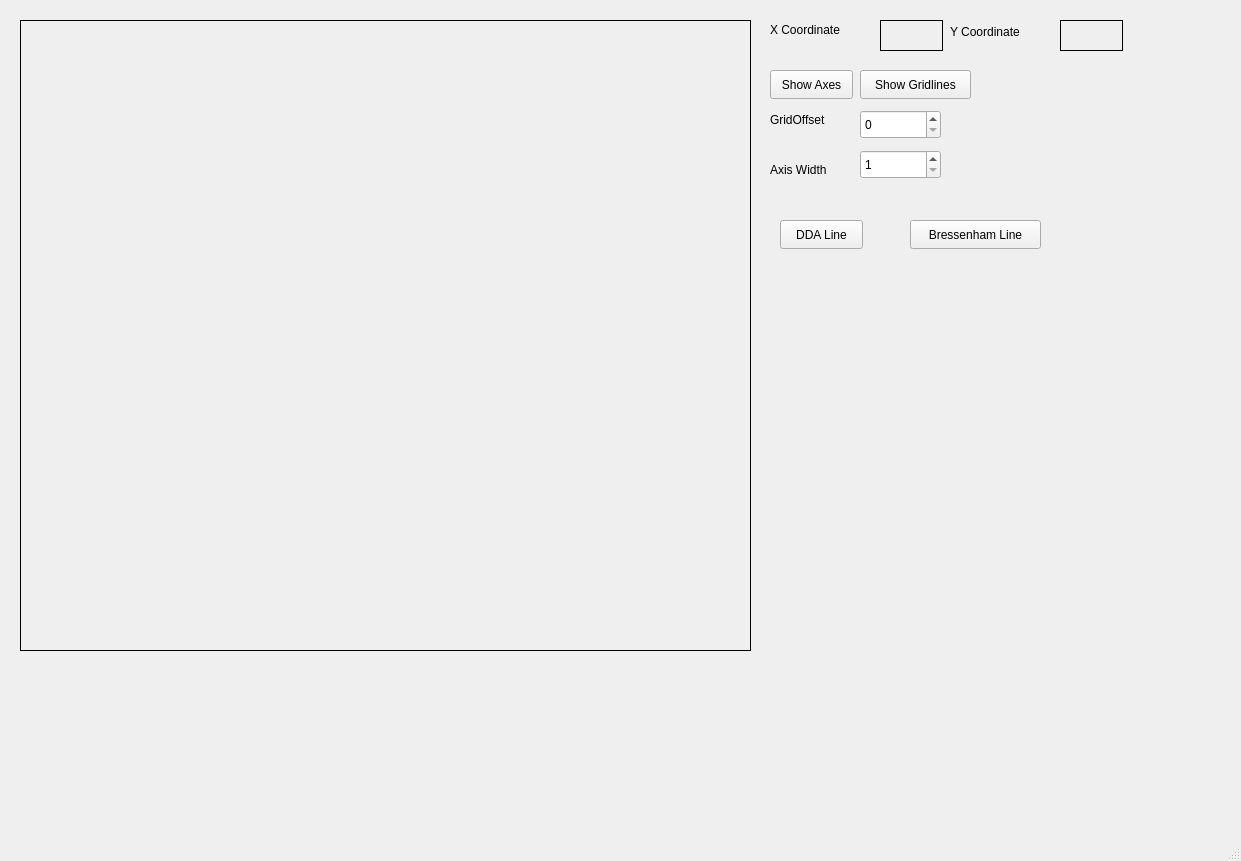
<?xml version="1.0" encoding="UTF-8"?>
<ui version="4.0">
 <class>MainWindow</class>
 <widget class="QMainWindow" name="MainWindow">
  <property name="geometry">
   <rect>
    <x>0</x>
    <y>0</y>
    <width>1241</width>
    <height>861</height>
   </rect>
  </property>
  <property name="windowTitle">
   <string>MainWindow</string>
  </property>
  <widget class="QWidget" name="centralwidget">
   <widget class="QLabel" name="workArea">
    <property name="geometry">
     <rect>
      <x>20</x>
      <y>20</y>
      <width>731</width>
      <height>631</height>
     </rect>
    </property>
    <property name="frameShape">
     <enum>QFrame::Shape::Box</enum>
    </property>
    <property name="text">
     <string/>
    </property>
   </widget>
   <widget class="QLabel" name="label">
    <property name="geometry">
     <rect>
      <x>770</x>
      <y>20</y>
      <width>91</width>
      <height>20</height>
     </rect>
    </property>
    <property name="text">
     <string>X Coordinate</string>
    </property>
   </widget>
   <widget class="QLabel" name="label_2">
    <property name="geometry">
     <rect>
      <x>950</x>
      <y>21</y>
      <width>91</width>
      <height>21</height>
     </rect>
    </property>
    <property name="text">
     <string>Y Coordinate</string>
    </property>
   </widget>
   <widget class="QLabel" name="x_coordinate">
    <property name="geometry">
     <rect>
      <x>880</x>
      <y>20</y>
      <width>63</width>
      <height>31</height>
     </rect>
    </property>
    <property name="frameShape">
     <enum>QFrame::Shape::Box</enum>
    </property>
    <property name="text">
     <string/>
    </property>
   </widget>
   <widget class="QLabel" name="y_coordinate">
    <property name="geometry">
     <rect>
      <x>1060</x>
      <y>20</y>
      <width>63</width>
      <height>31</height>
     </rect>
    </property>
    <property name="frameShape">
     <enum>QFrame::Shape::Box</enum>
    </property>
    <property name="text">
     <string/>
    </property>
   </widget>
   <widget class="QPushButton" name="showAxis">
    <property name="geometry">
     <rect>
      <x>770</x>
      <y>70</y>
      <width>83</width>
      <height>29</height>
     </rect>
    </property>
    <property name="text">
     <string>Show Axes</string>
    </property>
   </widget>
   <widget class="QPushButton" name="gridlines">
    <property name="geometry">
     <rect>
      <x>860</x>
      <y>70</y>
      <width>111</width>
      <height>29</height>
     </rect>
    </property>
    <property name="text">
     <string>Show Gridlines</string>
    </property>
   </widget>
   <widget class="QSpinBox" name="gridOffset">
    <property name="geometry">
     <rect>
      <x>860</x>
      <y>110</y>
      <width>81</width>
      <height>29</height>
     </rect>
    </property>
    <property name="minimum">
     <number>0</number>
    </property>
    <property name="singleStep">
     <number>10</number>
    </property>
   </widget>
   <widget class="QSpinBox" name="axisWidth">
    <property name="geometry">
     <rect>
      <x>860</x>
      <y>150</y>
      <width>81</width>
      <height>29</height>
     </rect>
    </property>
    <property name="minimum">
     <number>1</number>
    </property>
   </widget>
   <widget class="QLabel" name="label_3">
    <property name="geometry">
     <rect>
      <x>770</x>
      <y>110</y>
      <width>81</width>
      <height>20</height>
     </rect>
    </property>
    <property name="text">
     <string>GridOffset</string>
    </property>
   </widget>
   <widget class="QLabel" name="label_4">
    <property name="geometry">
     <rect>
      <x>770</x>
      <y>160</y>
      <width>81</width>
      <height>20</height>
     </rect>
    </property>
    <property name="text">
     <string>Axis Width</string>
    </property>
   </widget>
   <widget class="QPushButton" name="pushButton">
    <property name="geometry">
     <rect>
      <x>780</x>
      <y>220</y>
      <width>83</width>
      <height>29</height>
     </rect>
    </property>
    <property name="text">
     <string>DDA Line</string>
    </property>
   </widget>
   <widget class="QPushButton" name="pushButton_2">
    <property name="geometry">
     <rect>
      <x>910</x>
      <y>220</y>
      <width>131</width>
      <height>29</height>
     </rect>
    </property>
    <property name="text">
     <string>Bressenham Line</string>
    </property>
   </widget>
  </widget>
  <widget class="QMenuBar" name="menubar">
   <property name="geometry">
    <rect>
     <x>0</x>
     <y>0</y>
     <width>1241</width>
     <height>25</height>
    </rect>
   </property>
  </widget>
  <widget class="QStatusBar" name="statusbar"/>
 </widget>
 <resources/>
 <connections/>
</ui>
